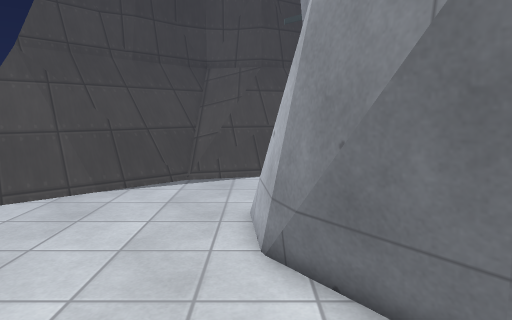
View 1 (above)

14 first-person views from a walk through a Godot game level. The camera is 1.5 m above the floor, tilts 8° down and sees 75° across. The floor is counted in squares, 0.5 m on a side. Each view is taken from the middle of a square. On the plan, view 1 faces up. The plan holds only what a view shows up to about 20 squares ahead; the rest is blank. The place goes on beyond the plan. Surface patterns are stand-ins for the level's own textures.

View 2
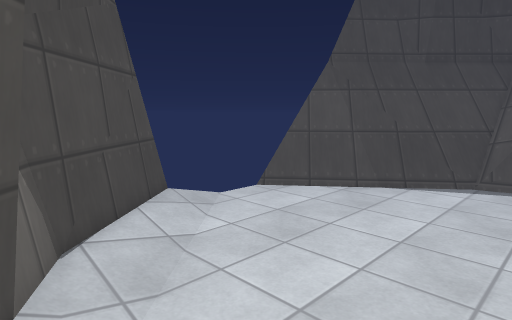

View 3
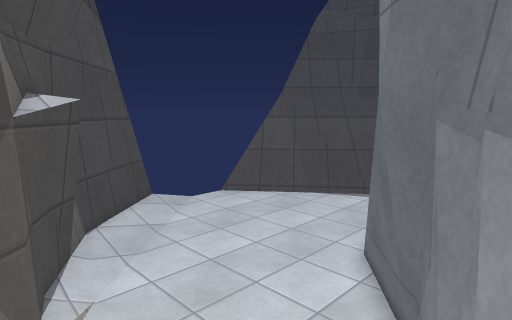

View 4
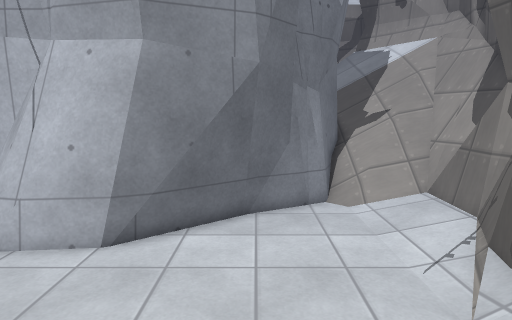

View 5
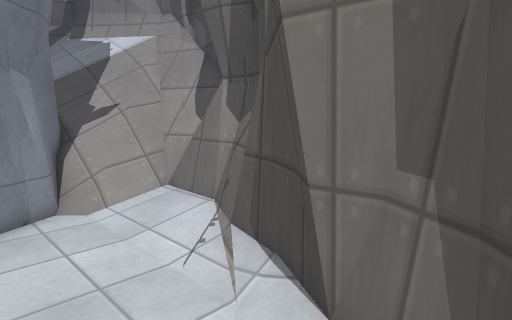

View 6
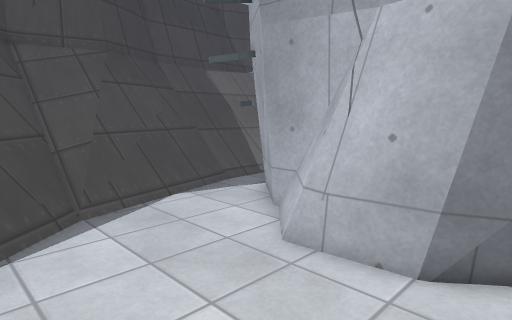

View 7
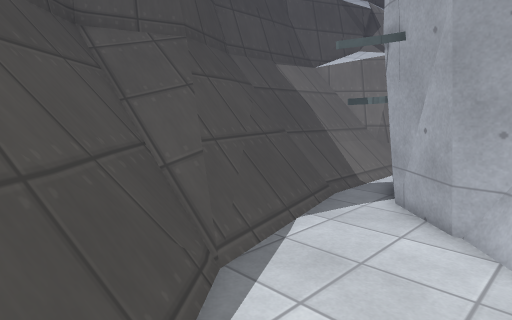

View 8
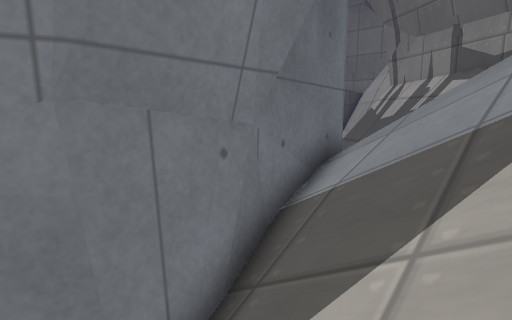

View 9
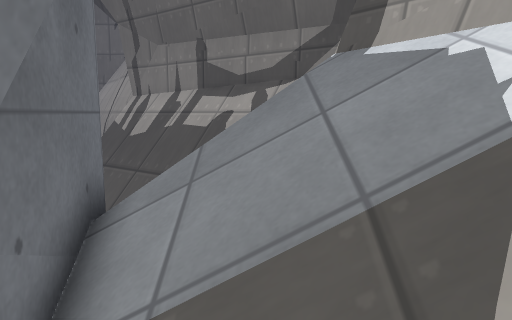

View 10
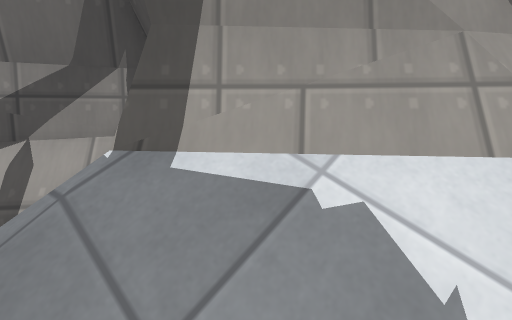

View 11
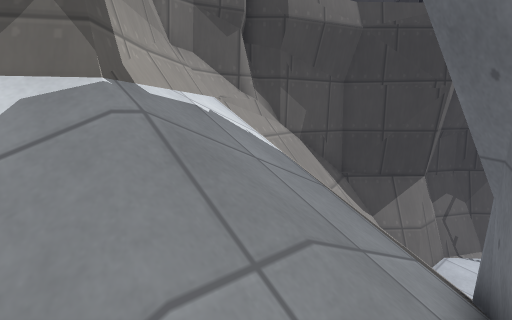

View 12
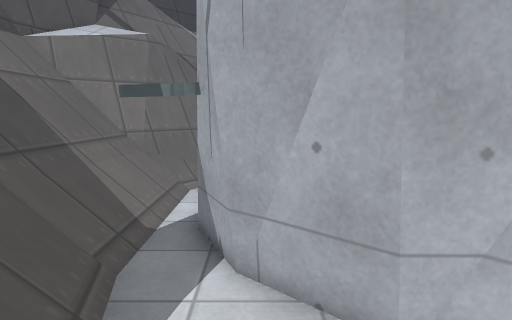

View 13
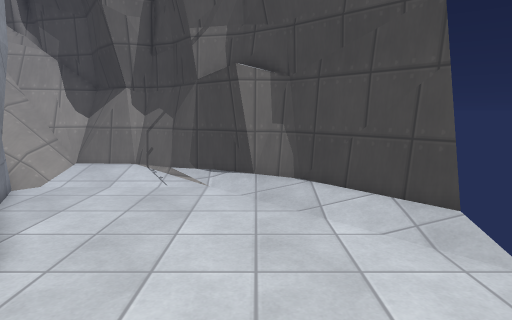

View 14
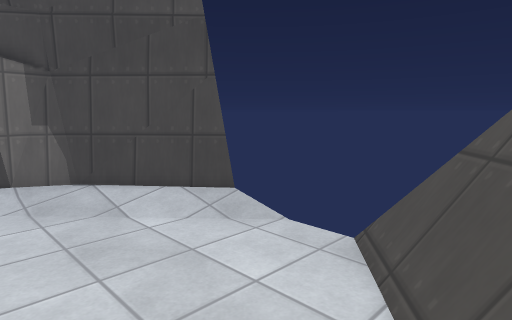

### Floor plan
Key: @ floor where view 1 was taken; # wall or solid block; . main floor; : floor 0.25 m higher than the main floor; + floor 0.5 m higher than the main floor; / step, stairs or slope; = window, fence, low wall or low ledge; ^ raised ledge.
Columns run from 10 left of view 1 to 20 right of it. Each row starts with its distance up from view 1.
 19            ##^=   ##
 18          ####=#+++
 17       ####^== ##::::
 16      ##===##...#=.==
 15    ###=#......###
 14  ####=#......##
 13  ##^=.......##
 12  #==........#
 11 #=#........##
 10 =#........=##
  9  .........=#
  8  .........##
  7  .........##
  6  ..........#
  5  ..........##
  4 #:..........##                ^
  3 ##:.........##               =^
  2  ##:.........##              =^
  1   ##:.........##      #### / =^
  0    ####...@....########///   =^
 -1      ###......///#=/##////// =^
 -2        ###::::////////////// =#
 -3         ###===#/////////////###
 -4          #####==/////////## ##
 -5             ###^=#/////######
 -6              ####^=#//###
 -7                ######=##
 -8                    ####

Where each view was taken, in squares from view 1:
view 1: 0 up, 0 right, facing up
view 2: 1 down, 0 right, facing up-left
view 3: 3 down, 5 right, facing up-left
view 4: 3 up, 8 left, facing right
view 5: 3 up, 7 left, facing down-right
view 6: 5 up, 6 left, facing up-right
view 7: 10 up, 7 left, facing up-right
view 8: 4 down, 6 right, facing up-right
view 9: 2 down, 8 right, facing right
view 10: 2 down, 11 right, facing down-right
view 11: 1 up, 17 right, facing down-left
view 12: 14 up, 2 left, facing right
view 13: 13 up, 5 left, facing down
view 14: 13 up, 3 left, facing down-left
